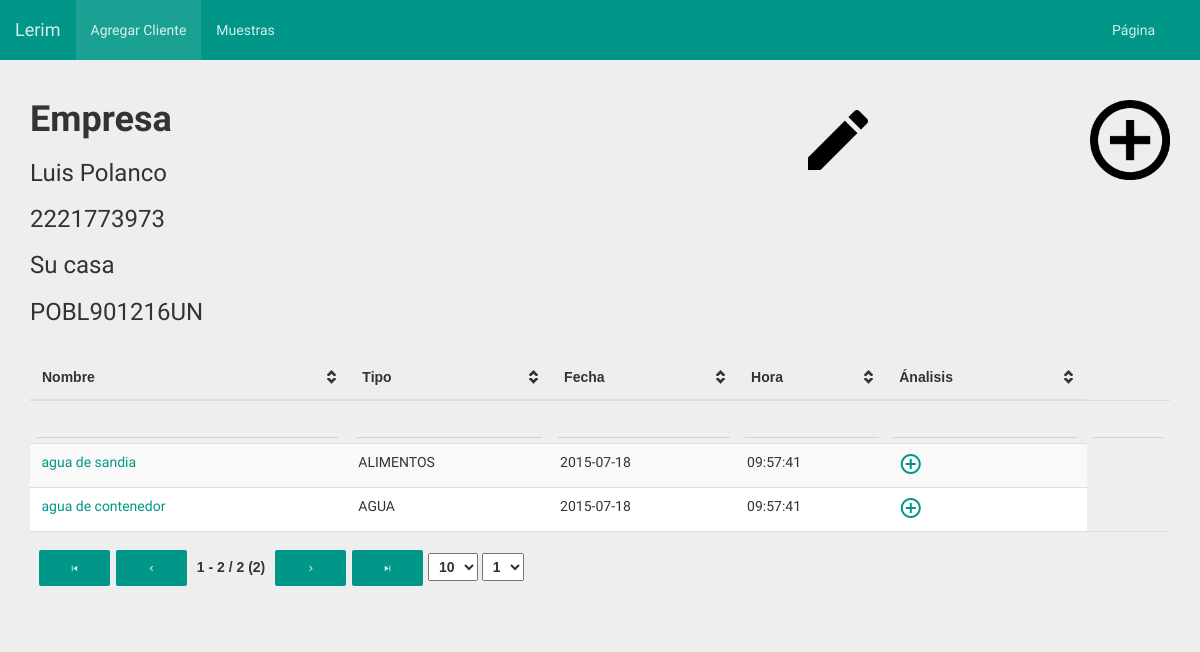
Page /index.php/welcome/bio/1 on the earlier database version.
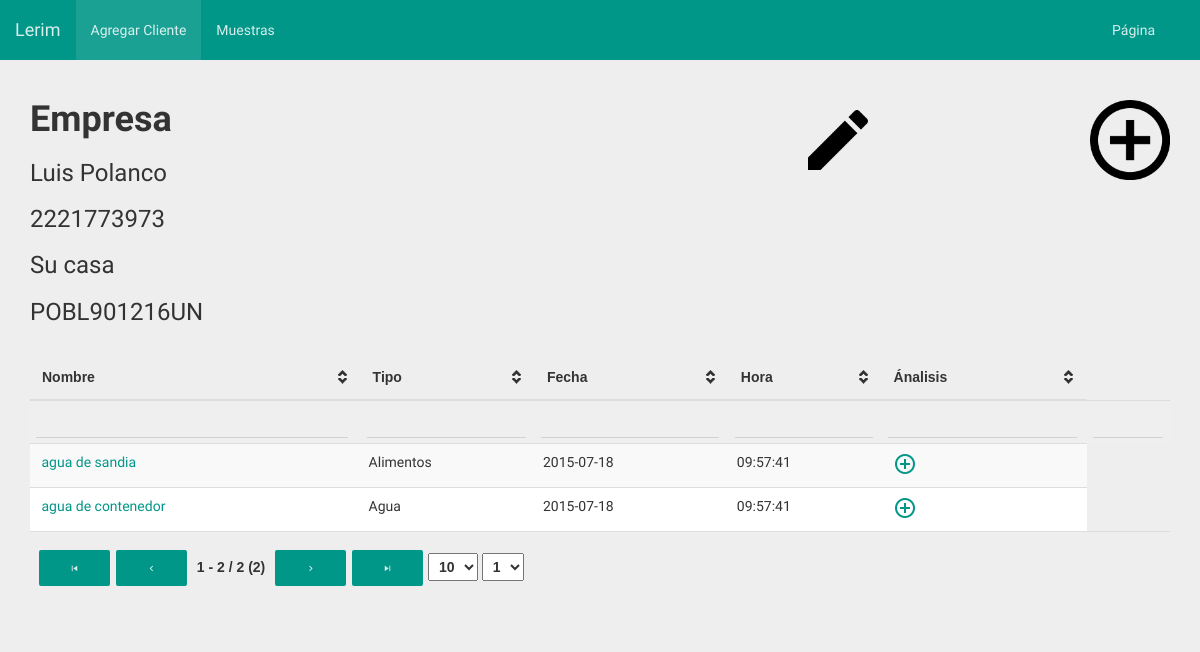
Same page on the later database version.
### tables this page shows
CREATE TABLE clientes
(
	`id_cliente` INT NOT NULL AUTO_INCREMENT,
	`nombre` VARCHAR(200) NOT NULL,
	`representante` VARCHAR(100) NOT NULL,
	`telefono` VARCHAR(10) NOT NULL,
	`email` VARCHAR(50) NOT NULL DEFAULT "",
	`direccion` VARCHAR(100) NOT NULL,
	`RFC` VARCHAR(12) NOT NULL,
	PRIMARY KEY (`id_cliente`),
	UNIQUE INDEX `rfc_UNIQUE` (`RFC` ASC)
);

CREATE TABLE muestras
(
	`id_muestra` INT NOT NULL AUTO_INCREMENT,
	`nombre` VARCHAR(100) NOT NULL,
	`tipo` INT NOT NULL,
	`hora` TIME NOT NULL,
	`fecha` DATE NOT NULL,
	`cliente` INT NOT NULL,
	PRIMARY KEY (`id_muestra`),
	CONSTRAINT `fk_clientes_muestras`
    	FOREIGN KEY (`cliente`)
    	REFERENCES `clientes` (`id_cliente` )
    	ON DELETE NO ACTION
    	ON UPDATE CASCADE,
    CONSTRAINT `fk_tipo_tipos_muestras`
    	FOREIGN KEY (`tipo`)
    	REFERENCES `tipos_muestras` (`id_tipo_muestra` )
    	ON DELETE NO ACTION
    	ON UPDATE CASCADE
);

CREATE TABLE tipos_muestras
(
	`id_tipo_muestra` INT NOT NULL AUTO_INCREMENT,
	`nombre` VARCHAR(50) NOT NULL,
	`nativo` INT NOT NULL,
	PRIMARY KEY (`id_tipo_muestra`)
);

### application/controllers/Welcome.php (called while the page is built, shortened)
<?php if ( ! defined('BASEPATH')) exit('No direct script access allowed');
class Welcome extends CI_Controller {
	function __construct(){
		$this->load->model('modelo');
		$this->load->helper('url');
	}
	public function BIO()
	{
		$id=$this->uri->segment(3);
		$bio=$this->modelo->muestraBio($id);
		$this->load->view('header');
		$this->load->view('barra');
		$this->load->view('cliente',$bio);
		$this->load->view('footer');
	}
}

### index.php (called while the page is built, shortened)
<?php
require_once BASEPATH.'core/CodeIgniter.php';

### application/models/modelo.php (called while the page is built, shortened)
<?php if ( ! defined('BASEPATH')) exit('No direct script access allowed');
class modelo extends CI_Model
{
	public function muestraBio($id)
	{
		$query=$this->db->query("SELECT * FROM clientes WHERE id_cliente=$id");
		if($query->num_rows()==0)
			$dataArray=false;
		else
		{
			$dataArray['cliente']=$query;
			$query=$this->db->query("SELECT id_muestra, muestras.nombre, tipos_muestras.nombre as tipo, hora, fecha FROM muestras JOIN tipos_muestras WHERE cliente=$id AND tipo=id_tipo_muestra");
			$dataArray['muestras']=$query;
		}
		return $dataArray;
	}
}

### application/views/cliente.php (the view, shortened to what this page needs)
<div class="container">
	<div class="row">
		 <div class="col-md-6">
			<?php
				foreach($cliente->result() as $row)
				{
					echo "<h1><strong>".$row->nombre."</strong></h1>";
					echo "<h3>".$row->representante."</h3>";
					echo "<h3>".$row->telefono."</h3>";
					echo "<h3>".$row->direccion."</h3>";
					echo "<h3>".$row->RFC."</h3><br>";
				}
			?>
		</div>
     	 <div align="right" class="col-md-6">
     	 	<div class="row">
     	 		<div class="col-md-6">
       				<h1><a href="<?php echo base_url();?>index.php/welcome/editarCliente/<?php echo $row->id_cliente?>">&nbsp;<img src="<?php echo base_url();?>assets/img/edit.png" width="80" alt="140"></a></h1>
      			</div>
      			<div class="col-md-6">
       				<h1><a href="<?php echo base_url();?>index.php/welcome/nuevaMuestra/<?php echo $row->id_cliente?>">&nbsp;<img src="<?php echo base_url();?>assets/img/add.png" width="80" alt="140"></a></h1>
      			</div>
     	 	</div>
      	</div>
	</div>
	<table class="table table-striped table-hover">
	    <thead>
	        <tr>
	            <th>Nombre</th>
	            <th>Tipo</th>
	            <th>Fecha</th>
	            <th>Hora</th>
	            <th>Ánalisis</th>
	        </tr>
	    </thead>
	    <tbody>
			<?php
			foreach($muestras->result() as $row) {?>
			<tr>
				 <td>
	                <a href="<?php echo base_url();?>index.php?/welcome/analisis/<?php echo $row->id_muestra?>">&nbsp;<?php echo $row->nombre;?></a>
	            </td>
				<td><?php echo $row->tipo; ?></td>
				<td><?php echo $row->fecha; ?></td>
				<td><?php echo $row->hora; ?></td>
				<td><a href="<?php echo base_url();?>index.php/welcome/posiblesAnalisis/<?php echo $row->id_muestra?>">&nbsp;<i class="mdi-content-add-circle-outline"></i></a></td>
			</tr>
			<?php }?>
		</tbody>
		<tfoot>
        <tr>
          <th colspan="6" class="ts-pager form-horizontal">
            <button type="button" class="btn btn-primary"><i class="mdi-av-skip-previous"></i></div></button>
            <button type="button" class="btn btn-primary"><i class="mdi-navigation-chevron-left"></i></button>
            <span class="pagedisplay"></span>
            <button type="button" class="btn btn-primary"><i class="mdi-navigation-chevron-right"></i></button>
            <button type="button" class="btn btn-primary"><i class="mdi-av-skip-next"></i></button>
            <select  title="Select page size">
              <option selected="selected"  value="10">10</option>
            </select>
            <select class="pagenum input-mini"  title="Select page number"></select>

### application/views/header.php (shortened to what this page needs)
<!DOCTYPE html>
<html lang="en">
<head>
	<link rel="stylesheet" href="<?php echo base_url("assets/css/bootstrap.min.css"); ?>" >
    <link rel="stylesheet" href="<?php echo base_url("assets/css/roboto.min.css"); ?>" >
    <link rel="stylesheet" href="<?php echo base_url("assets/css/material.min.css"); ?>" >
    <link rel="stylesheet" href="<?php echo base_url("assets/css/ripples.min.css"); ?>" >
    <link rel="stylesheet" href="<?php echo base_url("assets/css/roboto.css"); ?>" >
    <link rel="stylesheet" href="<?php echo base_url("assets/css/material.css"); ?>" >
    <link rel="stylesheet" href="<?php echo base_url("assets/css/ripples.css"); ?>" >
    <link rel="stylesheet" href="<?php echo base_url("assets/css/theme.bootstrap.css"); ?>" >
	<link rel="stylesheet" href="<?php echo base_url("assets/js/pager/jquery.tablesorter.pager.css"); ?>">
</head>
<body>

### application/views/barra.php (shortened to what this page needs)
<div class="navbar navbar-default">
    <div class="navbar-header">
        <a class="navbar-brand" href="<?php echo base_url();?>index.php/welcome/clientes">Lerim</a>
    </div>
    <div class="navbar-collapse collapse navbar-responsive-collapse">
        <ul class="nav navbar-nav">
            <li class="active"><a href="<?php echo base_url();?>index.php/welcome/nuevoCliente">Agregar Cliente</a></li>
            <li><a href="<?php echo base_url();?>index.php/welcome/muestras">Muestras</a></li>
        </ul>
        <ul class="nav navbar-nav navbar-right">
            <li><a href="javascript:void(0)">Página</a></li>
            <li><a href="javascript:void(0)"></a></li>
        </ul>
    </div>
</div>

### application/views/footer.php (shortened to what this page needs)
    </body>
</html>

Differences in the rows shown:
changed through a linked row, muestras "agua de sandia": tipo.nombre "ALIMENTOS" → "Alimentos"
changed through a linked row, muestras "agua de contenedor": tipo.nombre "AGUA" → "Agua"
